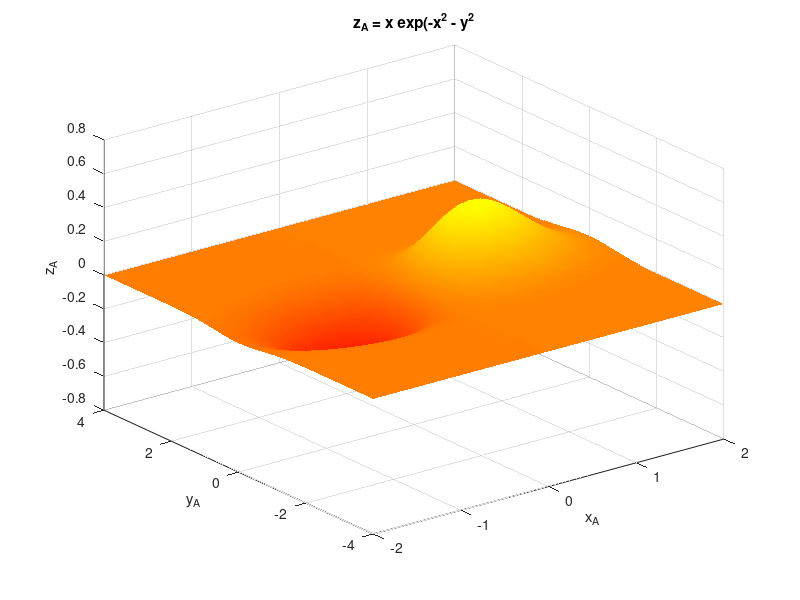

The MATLAB script that drew this image:
%% my3Dfun1
% Function domain
[x,y] = meshgrid(-2:0.1:2,-4:0.1:4);
% Function values
z = x.*exp(-x.^2-y.^2);
% Figure initialization
figure(1)
% Plotting figure
surf(x,y,z)
% Title
title('z_A = x exp(-x^2 - y^2')
% Labels
xlabel('x_A'), ylabel('y_A'), zlabel('z_A');
% Grid
grid on
% Colormap
colormap(autumn)
% Shading
shading interp